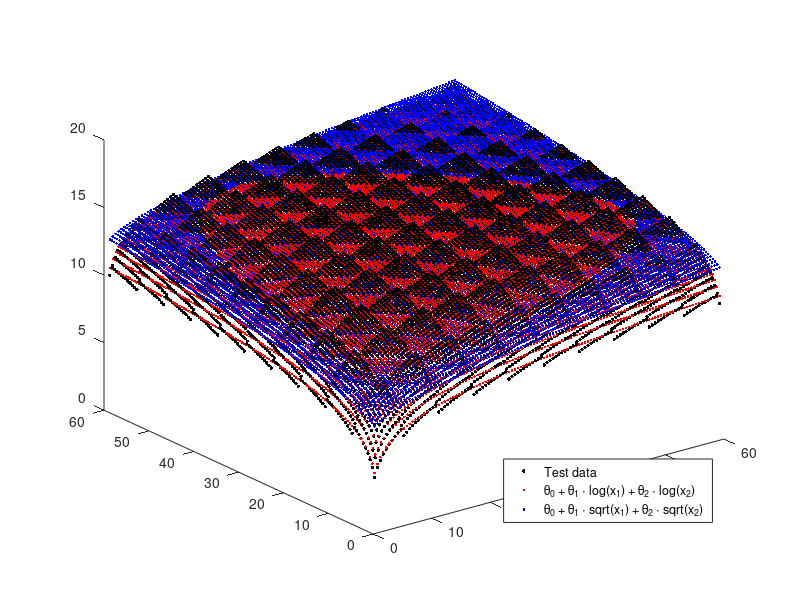

The MATLAB source for this figure:
close all force;
clear;
clc;

disp("--- You are running 'f04_multivariate_regression_with_normal_equation' file now ---")

% ------------------------ Functions ------------------------

function J = cost(X, y, theta)
    J = (1 / (2*rows(X))) * (norm(X*theta - y) ^ 2 );
endfunction

function [theta] = normalEquation(X, y)
    theta = pinv(X'*X)*X'*y;
endfunction

% -----------------------------------------------------------


range = [1:0.5:60];

% Can also use meshgrid(), see https://stackoverflow.com/questions/7446946/how-to-generate-all-pairs-from-two-vectors-in-matlab-using-vectorised-code
x = [(ones(length(range), 1) * range)(:), (ones(length(range), 1) * range)'(:)];
x1 = x(:,1);
x2 = x(:,2);

y = (1.5 * log(x1) + log (rem(x1, 6) + 6)) + (1.5 * log(x2) + log (rem(x2, 6) + 6));     % some nice function :)
plot3(x1, x2, y, '.k', 'marker', '.', 'markersize', 8);
m = length(x);                                         % count of training examples

% Suppose we want to try approximating our function with two hypotheses:
X1 = [ones(m, 1), log(x1), log(x2)];       % 1) h_theta(x) = theta0 + theta1 * log(x1) + theta2 * log(x2)
X2 = [ones(m, 1), sqrt(x1), sqrt(x2)];     % 3) h_theta(x) = theta0 + theta1 * sqrt(x1)+ theta2 * sqrt(x2)
                                 % Normal equation doesn't care about values being normalized or not, so no normalization this time
                                 % We also don't need any initial guess, because there's no iteration involved

theta1 = normalEquation(X1, y);
theta2 = normalEquation(X2, y);

hold on;                         % don't erase existing plot

plot3(x1, x2, X1*theta1, '.r');
plot3(x1, x2, X2*theta2, '.b');
legend('Test data','\theta_0 + \theta_1 \cdot log(x_1) + \theta_2 \cdot log(x_2)','\theta_0 + \theta_1 \cdot sqrt(x_1) + \theta_2 \cdot sqrt(x_2)', 'location', 'southeast');

fprintf('Cost for theta0 + theta1 * log(x) = %f\n', [cost(X1, y, theta1)]);
fprintf('Cost for theta0 + theta1 * x = %f\n', [cost(X2, y, theta2)]);